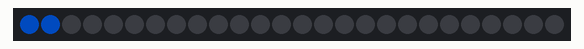
A sketch run on a simulated ATtiny85, built with avr-gcc and run on an emulated ATtiny85. Shown: 26 RGB LEDs in strip order, left to right. Dim RGB values are drawn brighter than linear; random numbers use the default seed unless the sketch sets one; what the sketch prints to the serial monitor is not drawn.

Above: at 0.32 s.
At 5.21 s:
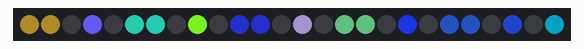
At 10.1 s:
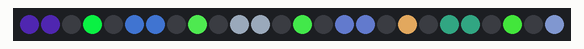
At 20.02 s:
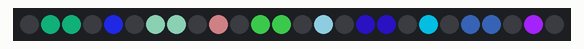
At 29.93 s:
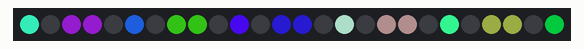
At 39.85 s:
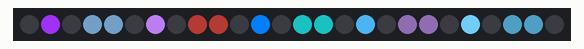

The sketch:

light_breeze_ard.ino
```cpp
// Simple strand test for Adafruit Dot Star RGB LED strip.
// This is a basic diagnostic tool, NOT a graphics demo...helps confirm
// correct wiring and tests each pixel's ability to display red, green
// and blue and to forward data down the line.  By limiting the number
// and color of LEDs, it's reasonably safe to power a couple meters off
// the Arduino's 5V pin.  DON'T try that with other code!
#include<stdio.h>
#include <Adafruit_DotStar.h>
// Because conditional #includes don't work w/Arduino sketches...
#include <SPI.h>         // COMMENT OUT THIS LINE FOR GEMMA OR TRINKET
//#include <avr/power.h> // ENABLE THIS LINE FOR GEMMA OR TRINKET

#define NUM_PIXELS 26 // Number of LEDs in strip
//#define LED_PIN 13
#define MAX_RAND 6

#define RANDOM_COLOR { random(0xAAFFCC)}

// Here's how to control the LEDs from any two pins:
#define DATAPIN    11 //green wire
#define CLOCKPIN   13 //yellow wire
Adafruit_DotStar strip = Adafruit_DotStar(
  NUM_PIXELS, DATAPIN, CLOCKPIN, DOTSTAR_BRG);
// The last parameter is optional -- this is the color data order of the
// DotStar strip, which has changed over time in different production runs.
// Your code just uses R,G,B colors, the library then reassigns as needed.
// Default is DOTSTAR_BRG, so change this if you have an earlier strip.

// Hardware SPI is a little faster, but must be wired to specific pins
// (Arduino Uno = pin 11 for data, 13 for clock, other boards are different).
//Adafruit_DotStar strip = Adafruit_DotStar(NUM_PIXELS, DOTSTAR_BRG);

void setup() {

#if defined(__AVR_ATtiny85__) && (F_CPU == 16000000L)
  clock_prescale_set(clock_div_1); // Enable 16 MHz on Trinket
#endif
  Serial.begin(115200);
  Serial.println("start");
//  pinMode(LED_PIN,OUTPUT);
  strip.begin(); // Initialize pins for output
  strip.show();  // Turn all LEDs off ASAP
}

// Runs 10 LEDs at a time auint32_t strip, cycling through red, green and blue.
// This requires about 200 mA for all the 'on' pixels + 1 mA per 'off' pixel.
int      head  = 0, tail = 1-NUM_PIXELS; // Index of first 'on' and 'off' pixels
uint32_t color = 0xFF0000;      // 'On' color (starts red)

#define DELAY_MAX   100
#define DELAY_MIN   5
int ms_delay = ((DELAY_MAX - DELAY_MIN) / 2 ) + DELAY_MIN;
int delay_increment = (DELAY_MAX - DELAY_MIN) / NUM_PIXELS;


void sendPixelArray(uint32_t * send_arr){
  static uint32_t curr_pixels[NUM_PIXELS];
  //loop over all pixels in array
  for (int i = 0; i < NUM_PIXELS; i++){
    //if pixel changed, then update it and update our static array
    if(curr_pixels[i] != send_arr[i]){
      curr_pixels[i] = send_arr[i];
      strip.setPixelColor(i, send_arr[i]);
    }
  }
  strip.show();                     // Refresh strip
}

void printHex(uint32_t val){
  char charVal[6];
  sprintf(charVal, "%06X", val);
  Serial.println(charVal);
}

//returns and integer color
uint32_t averagePixels(uint32_t* arr_in , long num_pixels){
  uint32_t ave_R= 0;
  uint32_t ave_B =0;
  uint32_t ave_G = 0;
  uint32_t temp;
  for(int j = 0; j < num_pixels; j++){
//    ave_R += ( arr_in[ j ]  & 0xFF0000 )>>16;
//    ave_G += ( arr_in[ j ]  & 0x00FF00 )>>8;
    temp = arr_in[ j ] ;
    temp = temp & 0x0000FF;
    ave_B += temp;
    temp = arr_in[ j ] ;
    temp = temp & 0x00FF00;
    ave_G += temp;
    temp = arr_in[ j ] ;
    temp = temp & 0xFF0000;
    ave_R += temp;
  }
//  Serial.println("break");
  ave_R /= num_pixels;
  ave_G /= num_pixels;
  ave_B /= num_pixels;
//  ave_R = ave_R << 16;
//  ave_G = ave_G << 8;
  ave_R &= 0xFF0000;
  ave_G &= 0x00FF00;
  ave_B &= 0x0000FF;
  temp = ave_R + ave_G + ave_B;

  return temp;
}

void AveDownSampleArrays( uint32_t * virt_arr, uint32_t * real_arr, int pixel_scaling, int real_len){
   int j;
   uint32_t ave;
   int offset;
   //loop through our virtual array
  for (int i = 0; i < real_len; i++){
    ave = 0;
    offset = i*pixel_scaling;
    real_arr[i] = averagePixels( &(virt_arr[offset]) , pixel_scaling);
  }
}

int UpdateDelay(int loc_delay){
  static int loc_delay_increment = 2;
   loc_delay += loc_delay_increment;
   if(loc_delay > DELAY_MAX){
    loc_delay_increment = -1*loc_delay_increment;
   }else if(loc_delay < DELAY_MIN){
    loc_delay_increment = -1*loc_delay_increment;
   }
   Serial.println(loc_delay);
   return loc_delay;
}

//This drops a pulse into the strip
void InitiatePulse( uint32_t* arr, int num_pixels){
  uint32_t color = RANDOM_COLOR;
  for(int i = 0; i < num_pixels; i++){
    arr[i] = color;
  }
}

#define COUNTER_MAX 6
//This just moves the pixels down the array
void StripPropagateBasic(uint32_t* arr, int len){
    //move the entire array up one
  for(int i = len-1; i >0; i--){
    arr[i] = arr[i-1];
  }
 arr[0] = 0; //clear out the 0th pixel
}


//initial pattern where one color fills the fan blades fully, then another color chases it out
void ColorChaserBasic(){
  while(1){
    int color_increment = MAX_RAND - random(MAX_RAND);

  //  Serial.println("A");
    strip.setPixelColor(head, color); // 'On' pixel at head
    strip.setPixelColor(tail, 0);     // 'Off' pixel at tail
    strip.show();                     // Refresh strip
    delay(ms_delay);                        // Pause 20 milliseconds (~50 FPS)

     ms_delay += delay_increment;
  //   delay_increment+=2;
  //   if(ms_delay > DELAY_MAX){
  //    delay_increment = -1*delay_increment;
  //   }else if(ms_delay < DELAY_MIN){
  //    delay_increment = -1*delay_increment;
  //   }

    if(++head >= NUM_PIXELS) {         // Increment head index.  Off end of strip?
      head = 0;                       //  Yes, reset head index to start
  //    if((color >>= 8) == 0)          //  Next color (R->G->B) ... past blue now?
        color = RANDOM_COLOR ;            //   Yes, reset to red
        ms_delay = DELAY_MIN;
    }
    if(++tail >= NUM_PIXELS) tail = 0; // Increment, reset tail index
  }
}


#define UPSCALER  2 //numver of virtual pixels per real pixel
void loop() {

  static int counter = 0;
  //this is our array of pixels that is manupulated and then sent out
  static uint32_t pixels_arr[NUM_PIXELS];
  static uint32_t virtual_arr[NUM_PIXELS * UPSCALER];

//  ColorChaserBasic();


  StripPropagateBasic(virtual_arr, NUM_PIXELS * UPSCALER);
  if(counter++ >=UPSCALER*2 ) {
    InitiatePulse(virtual_arr, 2);
//    counter = random(COUNTER_MAX);
    counter = 0;
  }
  AveDownSampleArrays( virtual_arr, pixels_arr,UPSCALER, NUM_PIXELS);
//  ms_delay = UpdateDelay(ms_delay);

  sendPixelArray(pixels_arr);
//  ms_delay = UpdateDelay(ms_delay);
  delay(ms_delay); //pause between loops
}
```
